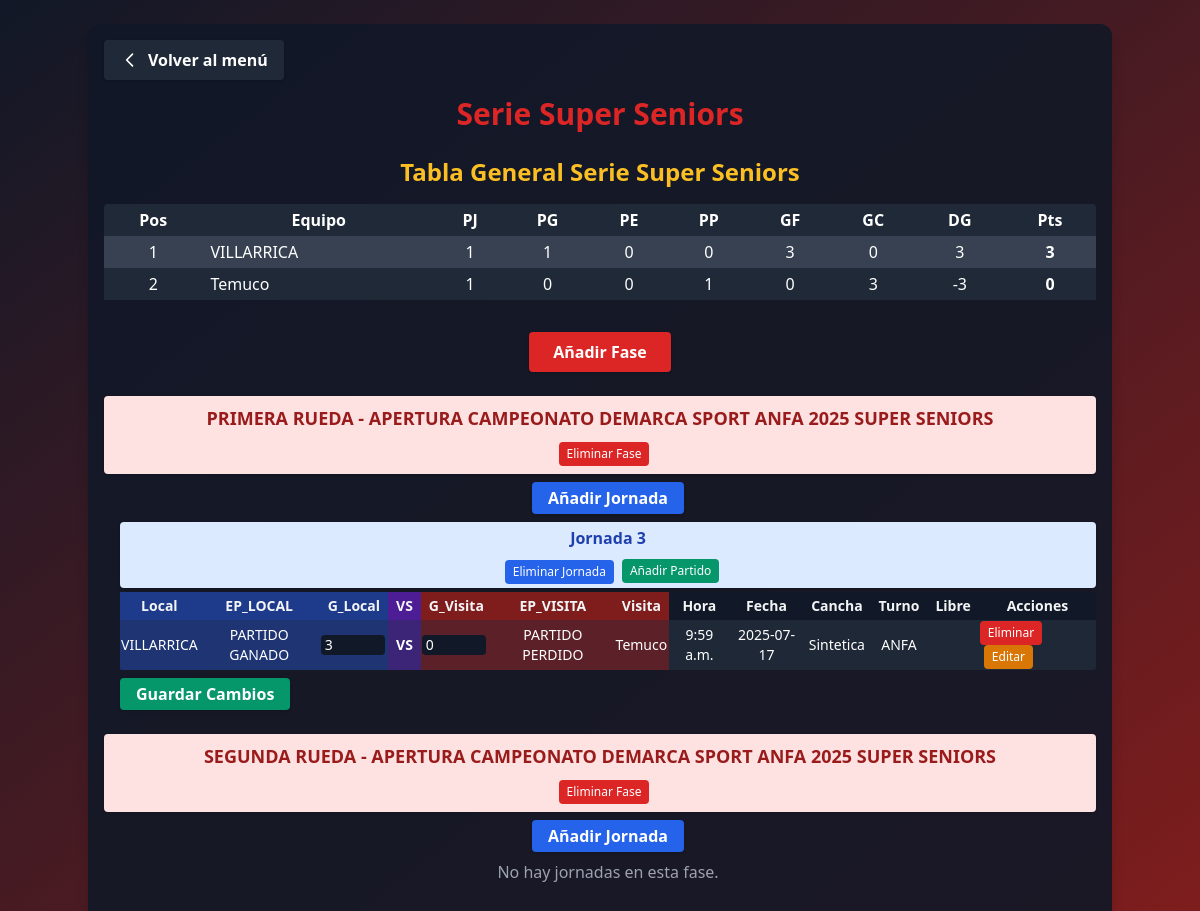
/menu/serie_super_seniors/, run on the app's committed database.
### app_main/models.py (models this page shows, shortened)
class Clubes(models.Model):
    club = models.CharField(max_length=100, unique=True)
    super_seniors = models.BooleanField(default=False)
    seniors = models.BooleanField(default=False)
    honor = models.BooleanField(default=False)
    segunda_honor = models.BooleanField(default=False)
    juveniles = models.BooleanField(default=False)
    primera_infantil = models.BooleanField(default=False)
    segunda_infantil = models.BooleanField(default=False)
    tercera_infantil = models.BooleanField(default=False)
    femenino = models.BooleanField(default=False)
    def __str__(self):
        return self.club

class Fase(models.Model):
    nombre = models.CharField(max_length=100, unique=True)

class Jornada(models.Model):
    fase = models.ForeignKey(Fase, on_delete=models.CASCADE, related_name='jornadas')
    nombre = models.CharField(max_length=100)

class SerieSuperSeniors(models.Model):
    ESTADO_PARTIDO_CHOICES = [
        ('PARTIDO GANADO', 'PARTIDO GANADO'),
        ('PARTIDO EMPATADO', 'PARTIDO EMPATADO'),
        ('PARTIDO PERDIDO', 'PARTIDO PERDIDO'),
    ]
    jornada = models.ForeignKey(Jornada, on_delete=models.CASCADE, related_name='partidos_super_seniors')
    equipo_local = models.ForeignKey('Clubes', on_delete=models.CASCADE, related_name='partidos_local_super_seniors')
    estado_partido_local = models.CharField(max_length=50, choices=ESTADO_PARTIDO_CHOICES)
    goles_local = models.PositiveSmallIntegerField()
    goles_visita = models.PositiveSmallIntegerField()
    estado_partido_visita = models.CharField(max_length=50, choices=ESTADO_PARTIDO_CHOICES)
    equipo_visita = models.ForeignKey('Clubes', on_delete=models.CASCADE, related_name='partidos_visita_super_seniors')
    horario = models.TimeField(null=True, blank=True)
    fecha = models.DateField(null=True, blank=True)
    cancha = models.CharField(max_length=100, blank=True, default="")
    turno = models.CharField(max_length=50)
    libre = models.CharField(max_length=100, blank=True, default="")

### app_main/views.py (the view, shortened to what this page needs)
# urls.py: path('serie_super_seniors/', views.serie_super_seniors, name='serie_super_seniors'),
def serie_super_seniors(request):
    fases = Fase.objects.filter(nombre__icontains="SUPER SENIORS").prefetch_related('jornadas__partidos_super_seniors')
    clubes = Clubes.objects.all()
    jornadas = Jornada.objects.all()
    tablero_general = calcular_tablero_general_super_seniors()
    return render(request, 'serie_super_seniors.html', {
        'fases': fases,
        'clubes': clubes,
        'jornadas': jornadas,
        'estado_choices': SerieSuperSeniors.ESTADO_PARTIDO_CHOICES,
        'tablero_general': tablero_general,
    })

### app_main/templates/serie_super_seniors.html (shortened to what this page needs)
<!DOCTYPE html>
<html>
<head>
    <link href="https://cdn.jsdelivr.net/npm/tailwindcss@2.2.19/dist/tailwind.min.css" rel="stylesheet"/>
</head>
<body class="bg-gradient-to-br from-gray-900 to-red-900 min-h-screen text-gray-100">
    <div class="container mx-auto p-4 bg-gray-900 bg-opacity-90 rounded-xl shadow-lg mt-6">
        <div class="flex items-center mb-4">
            <a href="{% url 'menu' %}" class="bg-gray-800 hover:bg-gray-700 text-white font-bold py-2 px-4 rounded shadow transition flex items-center">
                <svg class="w-5 h-5 mr-2" fill="none" stroke="currentColor" stroke-width="2" viewBox="0 0 24 24">
                    <path stroke-linecap="round" stroke-linejoin="round" d="M15 19l-7-7 7-7" />
                </svg>
                Volver al menú
            </a>
        </div>
        <h1 class="text-3xl font-extrabold text-red-600 mb-6 text-center drop-shadow">Serie Super Seniors</h1>
        <h2 class="text-2xl font-bold text-center text-yellow-400 mb-4">Tabla General Serie Super Seniors</h2>
        <div class="w-full mb-8">
            <div class="overflow-x-auto">
                <table class="min-w-full bg-gray-800 text-white rounded">
                    <thead>
                        <tr>
                            <th class="px-2 py-1">Pos</th>
                            <th class="px-2 py-1">Equipo</th>
                            <th class="px-2 py-1">PJ</th>
                            <th class="px-2 py-1">PG</th>
                            <th class="px-2 py-1">PE</th>
                            <th class="px-2 py-1">PP</th>
                            <th class="px-2 py-1">GF</th>
                            <th class="px-2 py-1">GC</th>
                            <th class="px-2 py-1">DG</th>
                            <th class="px-2 py-1">Pts</th>
                        </tr>
                    </thead>
                    <tbody>
                        {% for row in tablero_general %}
                        <tr class="{% cycle 'bg-gray-700' 'bg-gray-800' %}">
                            <td class="px-2 py-1 text-center">{{ forloop.counter }}</td>
                            <td class="px-2 py-1">{{ row.equipo }}</td>
                            <td class="px-2 py-1 text-center">{{ row.PJ }}</td>
                            <td class="px-2 py-1 text-center">{{ row.PG }}</td>
                            <td class="px-2 py-1 text-center">{{ row.PE }}</td>
                            <td class="px-2 py-1 text-center">{{ row.PP }}</td>
                            <td class="px-2 py-1 text-center">{{ row.GF }}</td>
                            <td class="px-2 py-1 text-center">{{ row.GC }}</td>
                            <td class="px-2 py-1 text-center">{{ row.DG }}</td>
                            <td class="px-2 py-1 text-center font-bold">{{ row.Pts }}</td>
                        </tr>
                        {% endfor %}
                    </tbody>
                </table>
            </div>
        </div>
        <form method="post" class="mb-6 flex justify-center">
            <button type="submit" name="add_fase" value="1" class="bg-red-600 hover:bg-red-700 text-white font-bold py-2 px-6 rounded shadow transition">Añadir Fase</button>
        </form>
        {% for fase in fases %}
            <div class="bg-red-100 text-red-800 font-bold rounded px-4 py-2 flex flex-col items-center justify-center mb-2 shadow">
                <span class="text-lg text-center w-full">{{ fase.nombre }}</span>
                <div class="flex items-center justify-center mt-2">
                    <form method="post" style="display:inline;">
                        <button type="submit" name="delete_fase" value="{{ fase.id }}" class="ml-2 bg-red-600 hover:bg-red-700 text-white rounded px-2 py-1 text-xs" onclick="return confirm('¿Eliminar esta fase y todas sus jornadas y partidos?')">
                            Eliminar Fase
                        </button>
                    </form>
                </div>
            </div>
            <div class="ml-4 mb-6">
                <form method="post" class="mb-2 flex items-center gap-2 justify-center">
                    <button type="submit" name="add_jornada" value="1" class="bg-blue-600 hover:bg-blue-700 text-white font-bold py-1 px-4 rounded shadow transition">Añadir Jornada</button>
                </form>
                {% for jornada in fase.jornadas.all %}
                    <div class="bg-blue-100 text-blue-800 font-semibold rounded px-3 py-1 flex flex-col items-center justify-center mb-1 shadow">
                        <span class="text-base text-center w-full">{{ jornada.nombre }}</span>
                        <div class="flex items-center justify-center mt-2">
                            <form method="post" style="display:inline;">
                                <button type="submit" name="delete_jornada" value="{{ jornada.id }}" class="ml-2 bg-blue-600 hover:bg-blue-700 text-white rounded px-2 py-1 text-xs" onclick="return confirm('¿Eliminar esta jornada y todos sus partidos?')">
                                    Eliminar Jornada
                                </button>
                            </form>
                            <button type="button" onclick="openModal('{{ jornada.id }}')" class="ml-2 bg-green-600 hover:bg-green-700 text-white rounded px-2 py-1 text-xs">Añadir Partido</button>
                        </div>
                    </div>
                    <form method="post" class="mb-4">
                        <div class="overflow-x-auto">
                        <table class="min-w-full text-xs md:text-sm bg-gray-800 rounded shadow">
                            <thead>
                                <tr>
                                    <th class="px-2 py-1 bg-blue-900">Local</th>
                                    <th class="px-2 py-1 bg-blue-900">EP_LOCAL</th>
                                    <th class="px-2 py-1 bg-blue-900">G_Local</th>
                                    <th class="px-2 py-1 bg-purple-900">VS</th>
                                    <th class="px-2 py-1 bg-red-900">G_Visita</th>
                                    <th class="px-2 py-1 bg-red-900">EP_VISITA</th>
                                    <th class="px-2 py-1 bg-red-900">Visita</th>
                                    <th class="px-2 py-1 bg-gray-900">Hora</th>
                                    <th class="px-2 py-1 bg-gray-900">Fecha</th>
                                    <th class="px-2 py-1 bg-gray-900">Cancha</th>
                                    <th class="px-2 py-1 bg-gray-900">Turno</th>
                                    <th class="px-2 py-1 bg-gray-900">Libre</th>
                                    <th class="px-2 py-1 bg-gray-900">Acciones</th>
                                </tr>
                            </thead>
                            <tbody>
                                {% for sh in jornada.partidos_super_seniors.all %}
                                <tr>
                                    <td class="text-center text-white bg-blue-800 bg-opacity-50">{{ sh.equipo_local.club }}</td>
                                    <td class="text-center text-white bg-blue-800 bg-opacity-50">{{ sh.estado_partido_local }}</td>
                                    <td class="bg-blue-800 bg-opacity-50">
                                        <input type="number" name="goles_local_{{ sh.id }}" value="{{ sh.goles_local }}" min="0" class="bg-gray-900 text-white rounded w-16 px-1">
                                    </td>
                                    <td class="text-center text-white bg-purple-800 bg-opacity-50 font-bold">VS</td>
                                    <td class="bg-red-800 bg-opacity-50">
                                        <input type="number" name="goles_visita_{{ sh.id }}" value="{{ sh.goles_visita }}" min="0" class="bg-gray-900 text-white rounded w-16 px-1">
                                    </td>
                                    <td class="text-center text-white bg-red-800 bg-opacity-50">{{ sh.estado_partido_visita }}</td>
                                    <td class="text-center text-white bg-red-800 bg-opacity-50">{{ sh.equipo_visita.club }}</td>
                                    <td class="text-center text-white bg-gray-800 bg-opacity-50">{{ sh.horario }}</td>
                                    <td class="text-center text-white bg-gray-800 bg-opacity-50">{{ sh.fecha|date:'Y-m-d' }}</td>
                                    <td class="text-center text-white bg-gray-800 bg-opacity-50">{{ sh.cancha }}</td>
                                    <td class="text-center text-white bg-gray-800 bg-opacity-50">{{ sh.turno }}</td>
                                    <td class="text-center text-white bg-gray-800 bg-opacity-50">{{ sh.libre }}</td>
                                    <td class="bg-gray-800 bg-opacity-50">
                                        <button type="submit" name="delete_row" value="{{ sh.id }}" class="bg-red-600 hover:bg-red-700 text-white rounded px-2 py-1 text-xs" onclick="return confirm('¿Eliminar este partido?')">Eliminar</button>
                                        <button type="button" onclick="openEditModal('{{ sh.id }}', '{{ sh.equipo_local.id }}', '{{ sh.equipo_visita.id }}', '{{ sh.horario|time:'H:i' }}', '{{ sh.fecha|date:'Y-m-d' }}', '{{ sh.cancha }}', '{{ sh.turno }}', '{{ sh.libre }}')" class="bg-yellow-600 hover:bg-yellow-700 text-white rounded px-2 py-1 text-xs ml-1">Editar</button>
                                    </td>
                                </tr>
                                {% empty %}
                                <tr><td colspan="12" class="text-center text-gray-400">No hay partidos en esta jornada.</td></tr>
                                {% endfor %}
                            </tbody>
                        </table>
                        </div>
                        <button type="submit" class="mt-2 bg-green-600 hover:bg-green-700 text-white font-bold py-1 px-4 rounded shadow transition">Guardar Cambios</button>
                    </form>
                {% empty %}
                    <div class="text-gray-400 mb-4 text-center">No hay jornadas en esta fase.</div>
                {% endfor %}
            </div>
        {% empty %}
            <div class="text-gray-400 text-center">No hay fases creadas.</div>
        {% endfor %}
    </div>
</body>
</html>

### data on the page
Clubes: equipo "VILLARRICA", PJ "1", PG "1", PE "0", PP "0", GF "3", GC "0", DG "3", Pts "3"
Clubes: equipo "Temuco", PJ "1", PG "0", PE "0", PP "1", GF "0", GC "3", DG "-3", Pts "0"
Fase: nombre "PRIMERA RUEDA - APERTURA CAMPEONATO DEMARCA SPORT ANFA 2025 SUPER SENIORS", {{ fase.id }} 9 (drawn)
Jornada: nombre "Jornada 3", {{ jornada.id }} 4 (drawn)
SerieSuperSeniors: equipo_local.club "VILLARRICA", estado_partido_local "PARTIDO GANADO", goles_local "3", goles_visita "0", estado_partido_visita "PARTIDO PERDIDO", equipo_visita.club "Temuco", horario "9:59 a.m.", fecha "2025-07-17", cancha "Sintetica", turno "ANFA", {{ sh.id }} 1 (drawn)
Fase: nombre "SEGUNDA RUEDA - APERTURA CAMPEONATO DEMARCA SPORT ANFA 2025 SUPER SENIORS", {{ fase.id }} 10 (drawn)
